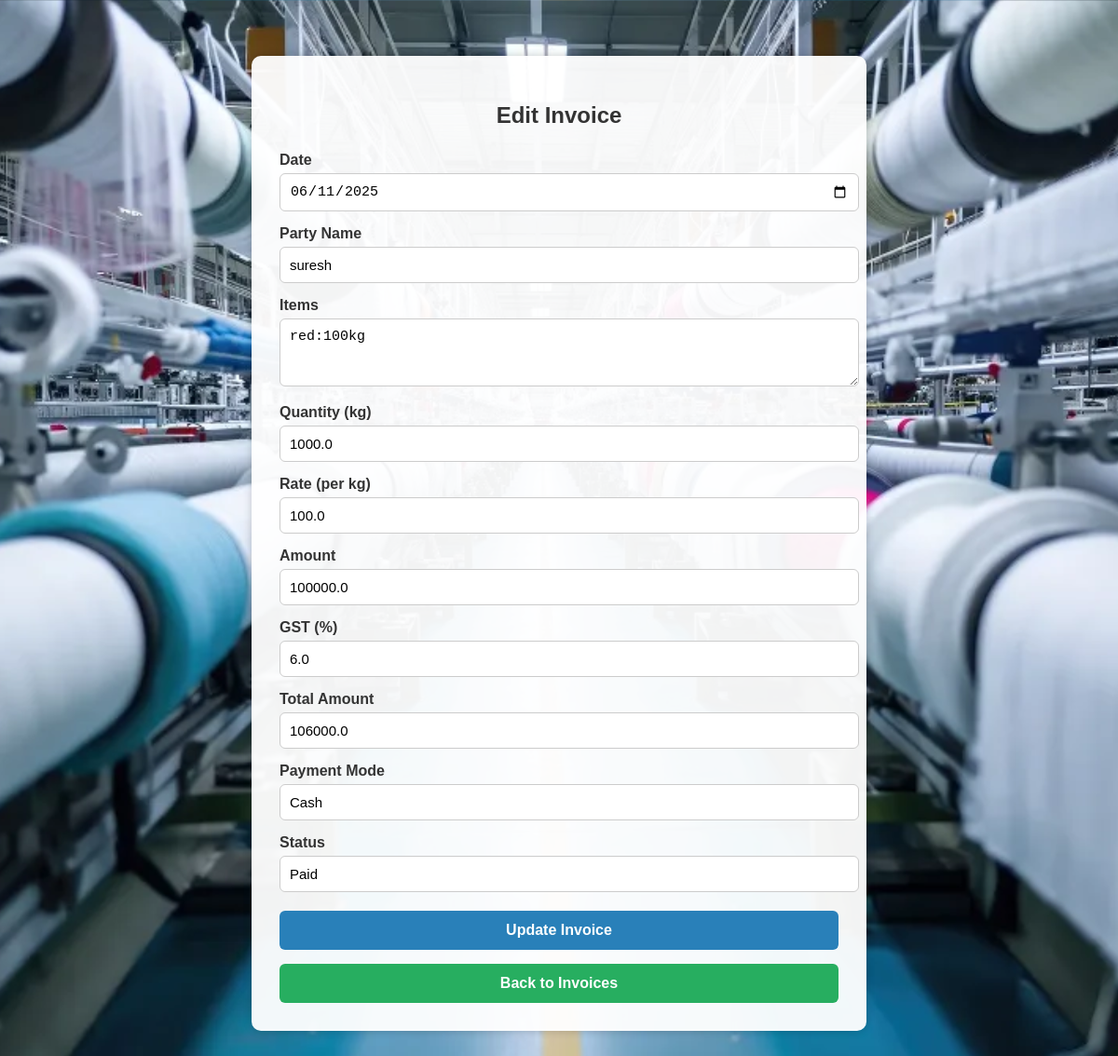
The page /edit_invoice/4 on the database its author committed.
### tables this page shows
CREATE TABLE invoices (
            id INTEGER PRIMARY KEY AUTOINCREMENT,
            date TEXT NOT NULL,
            party_name TEXT NOT NULL,
            items TEXT NOT NULL,
            quantity REAL NOT NULL,
            rate REAL NOT NULL,
            amount REAL NOT NULL,
            gst_percent REAL NOT NULL,
            total_amount REAL NOT NULL,
            payment_mode TEXT NOT NULL,
            status TEXT NOT NULL
        );

### app.py (the view, shortened to what this page needs)
@app.route('/edit_invoice/<int:id>', methods=['GET', 'POST'])
def edit_invoice(id):
    conn = sqlite3.connect('textile.db')
    conn.row_factory = sqlite3.Row
    c = conn.cursor()
    c.execute('SELECT * FROM invoices WHERE id=?', (id,))
    invoice = c.fetchone()
    conn.close()
    return render_template('edit_invoice.html', invoice=invoice)

### templates/edit_invoice.html (shortened to what this page needs)
<!DOCTYPE html>
<html lang="en">
<head>
</head>
<body>
    <div class="container">
        <h2>Edit Invoice</h2>
        <form method="POST">
            <label for="date">Date</label>
            <input type="date" name="date" value="{{ invoice.date }}" required>
            <label for="party_name">Party Name</label>
            <input type="text" name="party_name" value="{{ invoice.party_name }}" required>
            <label for="items">Items</label>
            <textarea name="items" rows="3" placeholder="Item1: qty, Item2: qty" required>{{ invoice.items }}</textarea>
            <label for="quantity">Quantity (kg)</label>
            <input type="number" name="quantity" value="{{ invoice.quantity }}" min="0" step="any" required>
            <label for="rate">Rate (per kg)</label>
            <input type="number" name="rate" value="{{ invoice.rate }}" min="0" step="any" required>
            <label for="amount">Amount</label>
            <input type="number" name="amount" value="{{ invoice.amount }}" min="0" step="any" required>
            <label for="gst_percent">GST (%)</label>
            <input type="number" name="gst_percent" value="{{ invoice.gst_percent }}" min="0" step="any" required>
            <label for="total_amount">Total Amount</label>
            <input type="number" name="total_amount" value="{{ invoice.total_amount }}" min="0" step="any" required>
            <label for="payment_mode">Payment Mode</label>
            <input type="text" name="payment_mode" value="{{ invoice.payment_mode }}" required>
            <label for="status">Status</label>
            <input type="text" name="status" value="{{ invoice.status }}" required>
            <button type="submit">Update Invoice</button>
        </form>
        <form action="{{ url_for('view_invoices') }}">
            <button type="submit" class="back-btn">Back to Invoices</button>
        </form>
    </div>
</body>
</html>

### templates/edit_invoice.html (style rules this page uses)
body { font-family: Arial, sans-serif; background-image: url('/static/cotton_background.jpg'); background-size: cover; background-position: center; margin: 0; padding: 0; }
.container { background-color: rgba(255, 255, 255, 0.95); max-width: 600px; margin: 60px auto; padding: 30px; border-radius: 10px; box-shadow: 0 0 10px rgba(0, 0, 0, 0.2); }
h2 { text-align: center; margin-bottom: 25px; color: #333; }
label { display: block; margin-top: 15px; font-weight: bold; color: #333; }
input, textarea { width: 100%; padding: 10px; margin-top: 5px; border: 1px solid #ccc; border-radius: 6px; font-size: 15px; }
button { margin-top: 20px; padding: 12px; width: 100%; background-color: #2980b9; color: white; border: none; border-radius: 6px; font-size: 16px; font-weight: bold; cursor: pointer; }
.back-btn { margin-top: 15px; background-color: #27ae60; }

### rows shown on the page
invoices: date "06/11/2025", party_name "suresh", items "red:100kg", quantity "1000.0", rate "100.0", amount "100000.0", gst_percent "6.0", total_amount "106000.0", payment_mode "Cash", status "Paid"
